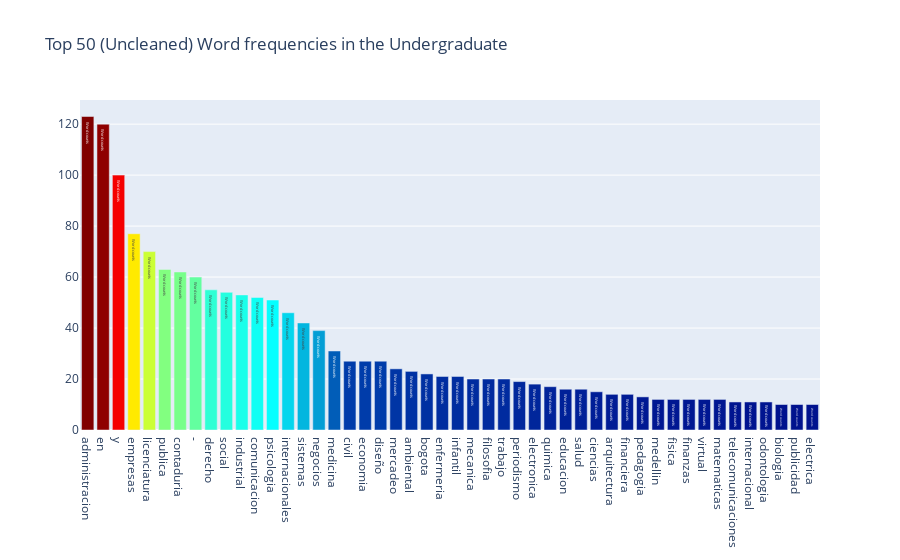

Notebook code cell kept with this figure:
### Code cell
all_words = df1['undergraduate'].str.split(expand=True).unstack().value_counts()
data = [go.Bar(
            x = all_words.index.values[2:50],
            y = all_words.values[2:50],
            marker= dict(colorscale='Jet',
                         color = all_words.values[2:100]
                        ),
            text='Word counts'
    )]

layout = go.Layout(
    title='Top 50 (Uncleaned) Word frequencies in the Undergraduate'
)

fig = go.Figure(data=data, layout=layout)

py.iplot(fig, filename='basic-bar')

### Figure 1 — Plotly figure (JSON) as saved in the notebook; plotly's stock layout.template omitted (floating-point values rounded to 4 significant figures)
{"data": [{"marker": {"color": [123, 120, 100, 77, 70, 63, 62, 60, 55, 54, 53, 52, 51, 46, 42, 39, 31, 27, 27, 27, 24, 23, 22, 21, 21, 20, 20, 20, 19, 18, 17, 16, 16, 15, 14, 14, 13, 12, 12, 12, 12, 12, 11, 11, 11, 10, 10, 10, 10, 10, 9, 9, 8, 8, 8, 8, 8, 7, 7, 7, 7, 7, 6, 6, 6, 6, 6, 6, 6, 6, 5, 5, 5, 5, 5, 5, 5, 5, 5, 5, 5, 4, 4, 4, 4, 4, 4, 4, 4, 4, 4, 4, 4, 4, 3, 3, 3, 3], "colorscale": [[0, "rgb(0,0,131)"], [0.2, "rgb(0,60,170)"], [0.4, "rgb(5,255,255)"], [0.6, "rgb(255,255,0)"], [0.8, "rgb(250,0,0)"], [1, "rgb(128,0,0)"]]}, "text": "Word counts", "type": "bar", "x": ["administracion", "en", "y", "empresas", "licenciatura", "publica", "contaduria", "-", "derecho", "social", "industrial", "comunicacion", "psicologia", "internacionales", "sistemas", "negocios", "medicina", "civil", "economia", "diseño", "mercadeo", "ambiental", "bogota", "enfermeria", "infantil", "mecanica", "filosofia", "trabajo", "periodismo", "electronica", "quimica", "educacion", "salud", "ciencias", "arquitectura", "financiera", "pedagogia", "medellin", "fisica", "finanzas", "virtual", "matematicas", "telecomunicaciones", "internacional", "odontologia", "biologia", "publicidad", "electrica"], "y": [123, 120, 100, 77, 70, 63, 62, 60, 55, 54, 53, 52, 51, 46, 42, 39, 31, 27, 27, 27, 24, 23, 22, 21, 21, 20, 20, 20, 19, 18, 17, 16, 16, 15, 14, 14, 13, 12, 12, 12, 12, 12, 11, 11, 11, 10, 10, 10]}], "layout": {"title": {"text": "Top 50 (Uncleaned) Word frequencies in the Undergraduate"}}}
